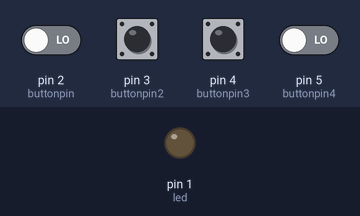
This sketch was run on a simulated Arduino Uno, built with avr-gcc and run on an emulated ATmega328P. On the bench: output pins drawn as LEDs (lit = HIGH). The test bench sets the inputs (shaded band); at power-on: pin 2 (buttonpin), pin 3 (buttonpin2), pin 4 (buttonpin3), pin 5 (buttonpin4) LOW.

Above: at 1.2 s.
1.3 s: pin 2 (buttonpin) driven HIGH and pin 5 (buttonpin4) driven HIGH
At 2.4 s:
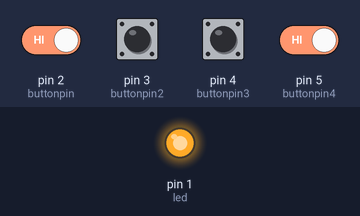
2.8 s: pin 2 (buttonpin) driven LOW
At 3.5 s:
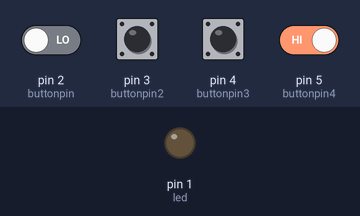
4.3 s: pin 2 (buttonpin) driven HIGH
At 4.7 s:
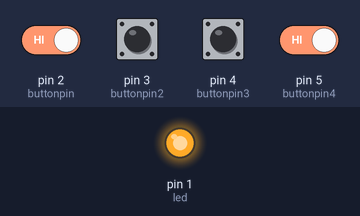
Timing chart, 0 to 7.3 s (numbered marks = the images above; inputs shaded):
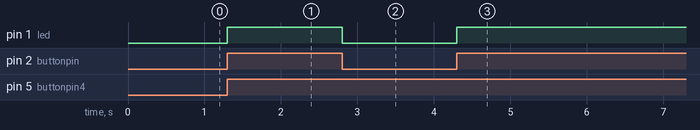

Measured:
- after the input at 1.3 s, pin 1 (led): LOW → HIGH at once
- after the input at 2.8 s, pin 1 (led): HIGH → LOW at once
- after the input at 4.3 s, pin 1 (led): LOW → HIGH at once

The sketch:

ledpass.ino
```cpp
int led=1;
int buttonpin=2;
int buttonpin2=3;
int buttonpin3=4;
int buttonpin4=5;
int buttonstate1=0;
int buttonstate2=0;
int buttonstate3=0;
int buttonstate4=0;
void setup() {
  // put your setup code here, to run once:
pinMode(led,OUTPUT);
pinMode(buttonpin,INPUT);
pinMode(buttonpin2,INPUT);
pinMode(buttonpin3,INPUT);
pinMode(buttonpin4,INPUT);
}

void loop() {
  // put your main code here, to run repeatedly:
  buttonstate1=digitalRead(buttonpin);
  buttonstate2=digitalRead(buttonpin2);
  buttonstate3=digitalRead(buttonpin3);
  buttonstate4=digitalRead(buttonpin4);
if(buttonstate1==HIGH && buttonstate4==HIGH
  && buttonstate3==LOW && buttonstate2==LOW)
{
  digitalWrite(led,HIGH);
}
else
{
  digitalWrite(led,LOW);
}
}
```
